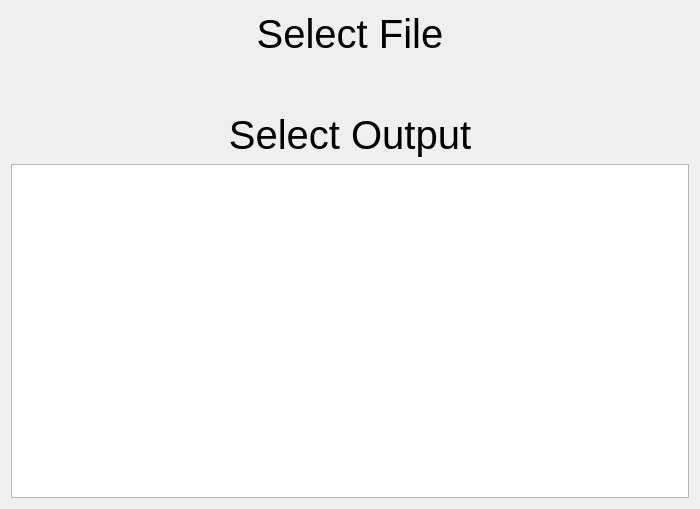
<?xml version="1.0" encoding="UTF-8"?>
<ui version="4.0">
 <class>CreateFileDataSource</class>
 <widget class="QWidget" name="CreateFileDataSource">
  <property name="geometry">
   <rect>
    <x>0</x>
    <y>0</y>
    <width>700</width>
    <height>509</height>
   </rect>
  </property>
  <property name="windowTitle">
   <string>CreateFileDataSource</string>
  </property>
  <layout class="QVBoxLayout" name="verticalLayout">
   <item>
    <widget class="QLabel" name="top_label">
     <property name="font">
      <font>
       <pointsize>30</pointsize>
      </font>
     </property>
     <property name="text">
      <string>Select File</string>
     </property>
     <property name="alignment">
      <set>Qt::AlignCenter</set>
     </property>
    </widget>
   </item>
   <item>
    <widget class="QWidget" name="selector_widget_box" native="true"/>
   </item>
   <item>
    <widget class="QLabel" name="file_status_label">
     <property name="font">
      <font>
       <pointsize>24</pointsize>
      </font>
     </property>
     <property name="text">
      <string/>
     </property>
    </widget>
   </item>
   <item>
    <widget class="QLabel" name="output_label">
     <property name="font">
      <font>
       <pointsize>30</pointsize>
      </font>
     </property>
     <property name="text">
      <string>Select Output</string>
     </property>
     <property name="alignment">
      <set>Qt::AlignCenter</set>
     </property>
    </widget>
   </item>
   <item>
    <widget class="QTableView" name="file_view">
     <attribute name="verticalHeaderHighlightSections">
      <bool>false</bool>
     </attribute>
    </widget>
   </item>
  </layout>
 </widget>
 <resources/>
 <connections/>
</ui>
